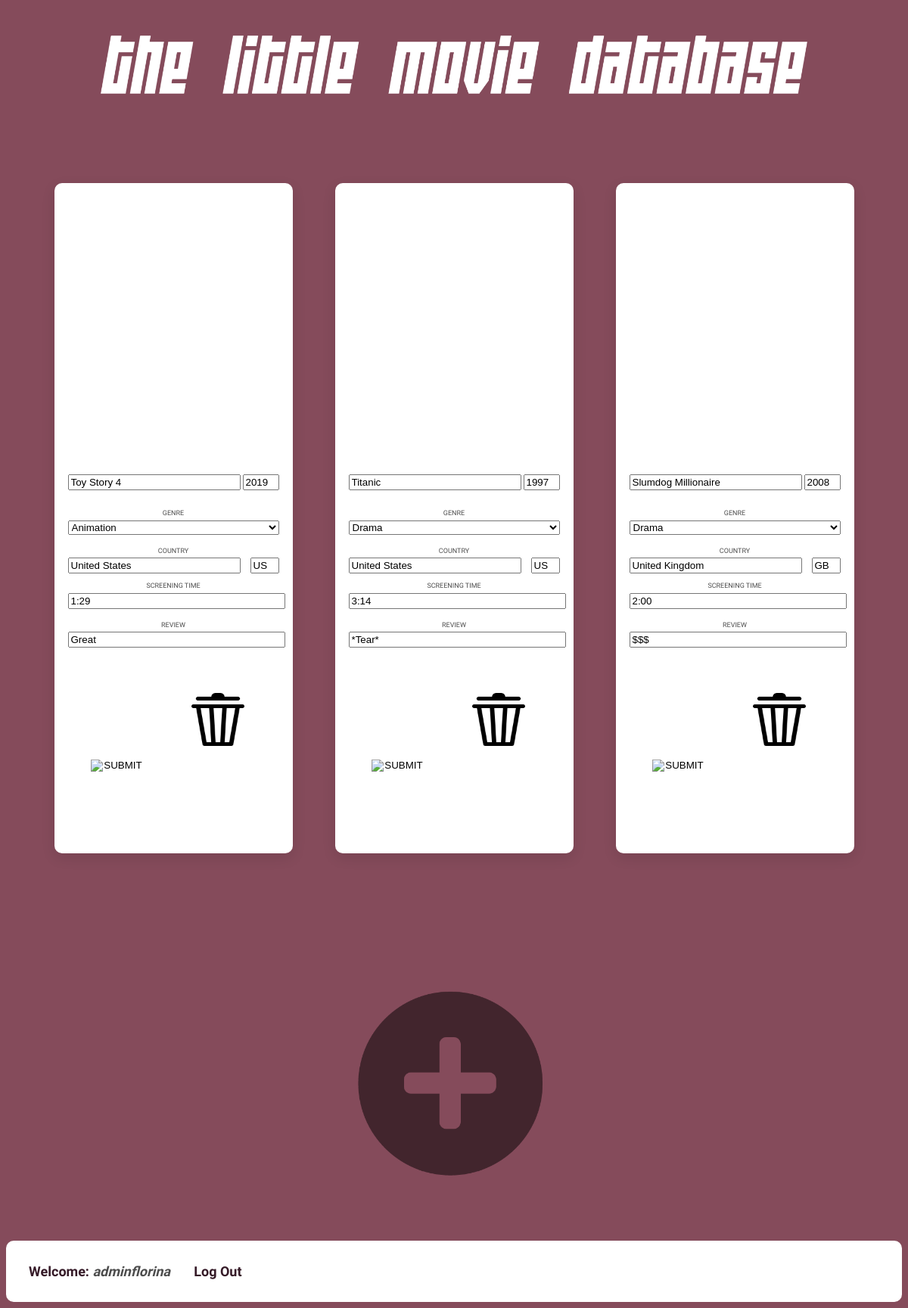
Page /movies_main_page.php (signed in) on the committed database.
### tables this page shows
CREATE TABLE `movies` (
  `movie_id` int(10) AUTO_INCREMENT,
  `title` varchar(100) NOT NULL,
  `genre_id` int(10),
  `year` int(4),
  `timing` varchar(10),
  `country_id` int(10),
  `review` varchar(500),
  `user_id` int(10) NOT NULL,
  `photo_id` int(10),
  CONSTRAINT movie_id_pk PRIMARY KEY (`movie_id`),
  CONSTRAINT photo_id_uk UNIQUE (`photo_id`),
  CONSTRAINT year_ck CHECK (`year` < 9999)
);

CREATE TABLE `photos` (
  `photo_id` int(10) AUTO_INCREMENT,
  `photo_url` varchar(500),
  CONSTRAINT review_id_pk PRIMARY KEY (`photo_id`)
);

CREATE TABLE `users` (
  `user_id` int(10) AUTO_INCREMENT,
  `username` varchar(255) NOT NULL,
  `password` varchar(255) NOT NULL,
  `email` varchar(255) NOT NULL,
  CONSTRAINT user_id_pk PRIMARY KEY (`user_id`)
);

### session.php (called while the page is built, shortened)
<?php
$conn = mysqli_connect("localhost", "root", "", "movie_database");
$user_check = $_SESSION['login_user'];
$query = "SELECT username from users where username = '$user_check'";
$ses_sql = mysqli_query($conn, $query);
$row = mysqli_fetch_assoc($ses_sql);
$login_session = $row['username'];
?>

### movies_main_page.php (the view, shortened to what this page needs)
<?php
include('session.php');
$host = "localhost";
$dbtitle = "root";
$dbyear = "";
$dbname = "movie_database";
$conn = new mysqli($host, $dbtitle, $dbyear, $dbname);
if (mysqli_connect_error()) {
 die('Connect Error('. mysqli_connect_errno().')'. mysqli_connect_error());
} else {
?>
<!DOCTYPE html>
<html>
<head>
 <link href="css/style_main_page.css" rel="stylesheet" type="text/css">
</head>
<body>
  <img id="site_logo" src="images/logo_1.png"/>
 <div class="container">
   <?php
   $SELECT1 = "SELECT movie_id,
                title,
                year,
                (SELECT genre_name FROM genres WHERE m.genre_id=genre_id) as genre,
                timing,
                (SELECT country_name FROM countries WHERE m.country_id=country_id) as country,
                (SELECT country_code FROM countries WHERE m.country_id=country_id) as country_code,
                review,
                photo_id
              FROM movies as m
              WHERE user_id = (SELECT user_id FROM users WHERE username = ?)";
   $result = $conn->prepare($SELECT1);
   $result->bind_param("s", $_SESSION['login_user']);
   $result->execute();
   $result->bind_result($movie_id, $title, $year, $genre, $timing, $country, $country_code, $review, $photo_id);
   $result->store_result();
     while($result->fetch()) {
       $SELECT3 = "SELECT photo_url FROM photos WHERE photo_id = ?";
       $result3 = $conn->prepare($SELECT3);
       $result3->bind_param("i", $photo_id);
       $result3->execute();
       $result3->bind_result($photo_url);
       if($timing >= 60){
         $hour = 0;
         while($timing >= 60)
         {
           $hour = $hour + 1;
           $timing = $timing - 60;
         }
         if($timing == 0)
         $timing = "00";
         $timing = $hour . ":" . $timing;
       }
       ?>
  <div class="movie-card">
    <div style="background: url(<?php echo $photo_url; ?>); background-repeat: no-repeat; background-size: cover;"
                                        class="movie-header photo" >
    </div>
    <div class="movie-content">
      <form action="movie_action.php" method="POST" >
        <div class="movie-content-header">
            <div class="title-section">
              <input type="text" name="title" value="<?php echo $title;?>" style="float: left; width: 220px;">
              <input type="text" name="year" value="<?php echo $year;?>" style="float: right; width: 40px;"
                      maxlength="4" ></br></br>
            </div>
   			</div>
   			<div class="movie-info">
   				<div class="info-section">
              <label>GENRE</label>
              <?php
              $SELECT = "SELECT genre_id, genre_name
                         FROM genres";
              $g = $conn->prepare($SELECT);
              $g->execute();
              $g->bind_result($genre_id, $genre_name);
              $g->store_result();
              ?>
              <select name="genre" style="color: black;">
              <?php
                while($g->fetch()) {
                  ?>
                    <option <?php if($genre == $genre_name){ echo " selected"; }?>
                      value="<?php echo $genre_id;?>"
                      > <?php echo $genre_name;?></option>
                  <?php } ?>
              </select></br></br>
   				</div>
   				<div class="info-section">
   					<label>Country</label>
            <input type="text" name="country" style="float: left; width: 220px;" value="<?php echo $country; ?>">
            <input type="text" name="country" style="float: right; width: 30px;" value="<?php echo $country_code; ?>"></br></br>
   				</div>
   				<div class="info-section">
   					<label>Screening Time</label>
            <input type="text" name="timing" value="<?php echo $timing; ?>" pattern="[0-9]+:[0-9]{2}|[0-9]{2}" title="Only hour:minute format!"></br></br>
   				</div>
   				<div class="info-section">
   					<label>Review</label>
            <input type="text" name="review" value="<?php echo $review; ?>"></br></br>
   				</div>
          <input type="image" class="buttons" src="images/modify_png.png" alt="Submit" width="70" height="70" name="<?php echo $movie_id; ?>">
          <input form="deleteForm" type="image" class="buttons" src="images/delete_png.png" alt="Submit" width="70" height="70" name="<?php echo $movie_id; ?>">
   			</div>
      </form>
 		</div>
 	</div>
  <?php
    }
  ?>
  <div class="movie-add">
    <a id="add" href="new_movie.php">
      <img id="add_img" src="images/add-png.png"/>
    </a>
  </div>
 </div>
 <div id="profile">
  <b id="welcome">Welcome:  <i><?php echo $login_session; ?></i></b>
  <b id="logout"><a href="logout.php">Log Out</a></b>
  </div>
 </body>
</html>
<?php
  }
?>

### css/style_main_page.css (style rules this page uses)
:root { --color-yellow: #E0CBC0; --color-red: #5C6370; --color-green: #854B5B; --color-dark: #361B28; }
body { height: 100%; background: var(--color-green); font-family: 'Arimo', Arial, sans-serif; font-weight: 400; font-size: 14px; color: var(--color-dark); }
* { -webkit-transition: 300ms; transition: 300ms; }
a { text-decoration: none; color: inherit; }
#site_logo { width: 80%; padding-left: 10%; padding-right: 10%; }
.container { display: -webkit-box; display: -ms-flexbox; display: flex; -ms-flex-wrap: wrap; flex-wrap: wrap; max-width: 100%; margin-top: 10vh; margin-left: auto; margin-right: auto; -webkit-box-pack: center; -ms-flex-pack: center; justify-content: center; }
.movie-card { background: #ffffff; box-shadow: 0px 6px 18px rgba(0, 0, 0, 0.1); width: 100%; max-width: 315px; margin: 2em; border-radius: 10px; display: inline-block; }
.movie-add { width: 100%; max-width: 315px; margin: 2em; border-radius: 10px; display: inline-block; }
.movie-add #add_img { padding: 30% 2.5% 10% 2.5%; width: 95%; max-width: 95%; opacity: 0.5; }
#profile { font-weight: 400; font-size: 18px; padding: 30px 30px 30px 30px; background-color: white; border-radius: 10px; }
#profile i { color: rgba(0, 0, 0, 0.7); }
.movie-header { padding: 0; margin: 0; height: 367px; width: 100%; display: block; border-top-left-radius: 10px; border-top-right-radius: 10px; }
.photo { background-repeat: no-repeat; background-size: contain; }
.movie-content { padding: 18px 18px 24px 18px; margin: 0; }
.movie-content-header, .movie-info { width: 100%; }
.movie-info { margin-top: 1em; }
.info-section { text-transform: uppercase; text-align: center; }
.title-section:first-of-type, .buttons { text-align: left; }
.title-section:last-of-type, .buttons { text-align: right; }
.info-section label { display: block; color: rgba(0, 0, 0, 0.7); margin-bottom: .5em; font-size: 9px; }
.info-section input { width: 100%; }
.info-section select { width: 100%; }
.buttons { text-transform: uppercase; text-align: center; padding: 30px; margin-top: 1em; display: inline-block; flex-flow: row wrap; align-items: center; }

### rows in the picture
movies: title "Toy Story 4", year "2019", country "United States", country "US", timing "1:29", review "Great"
movies: title "Titanic", year "1997", country "United States", country "US", timing "3:14", review "*Tear*"
movies: title "Slumdog Millionaire", year "2008", country "United Kingdom", country "GB", timing "2:00", review "$$$"
users: username "adminflorina"

### other values in the picture
form field genre "Animation"
form field genre "Drama"
